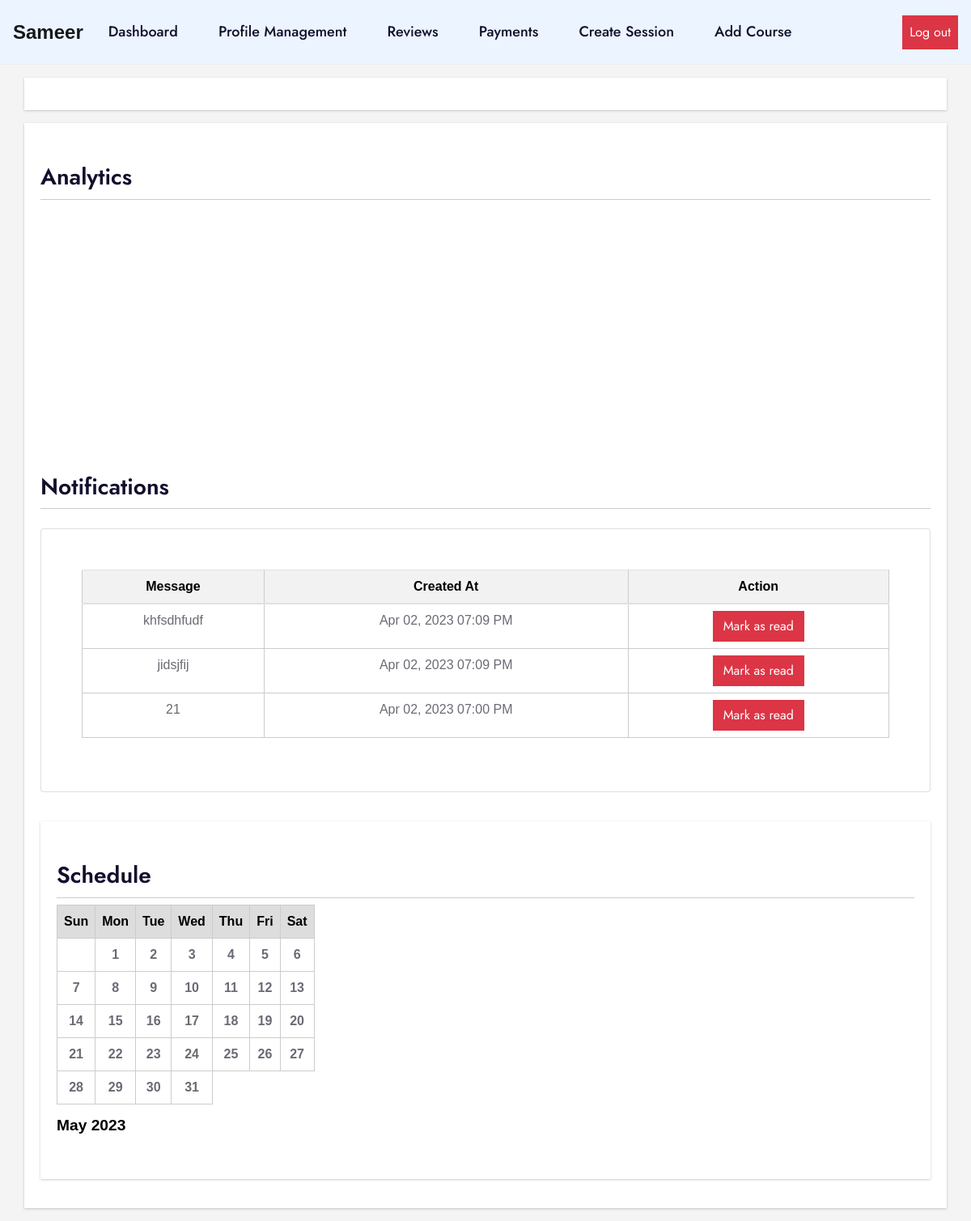
Before: /tutor/tutor_dashboard.php (signed in) with the older database file.
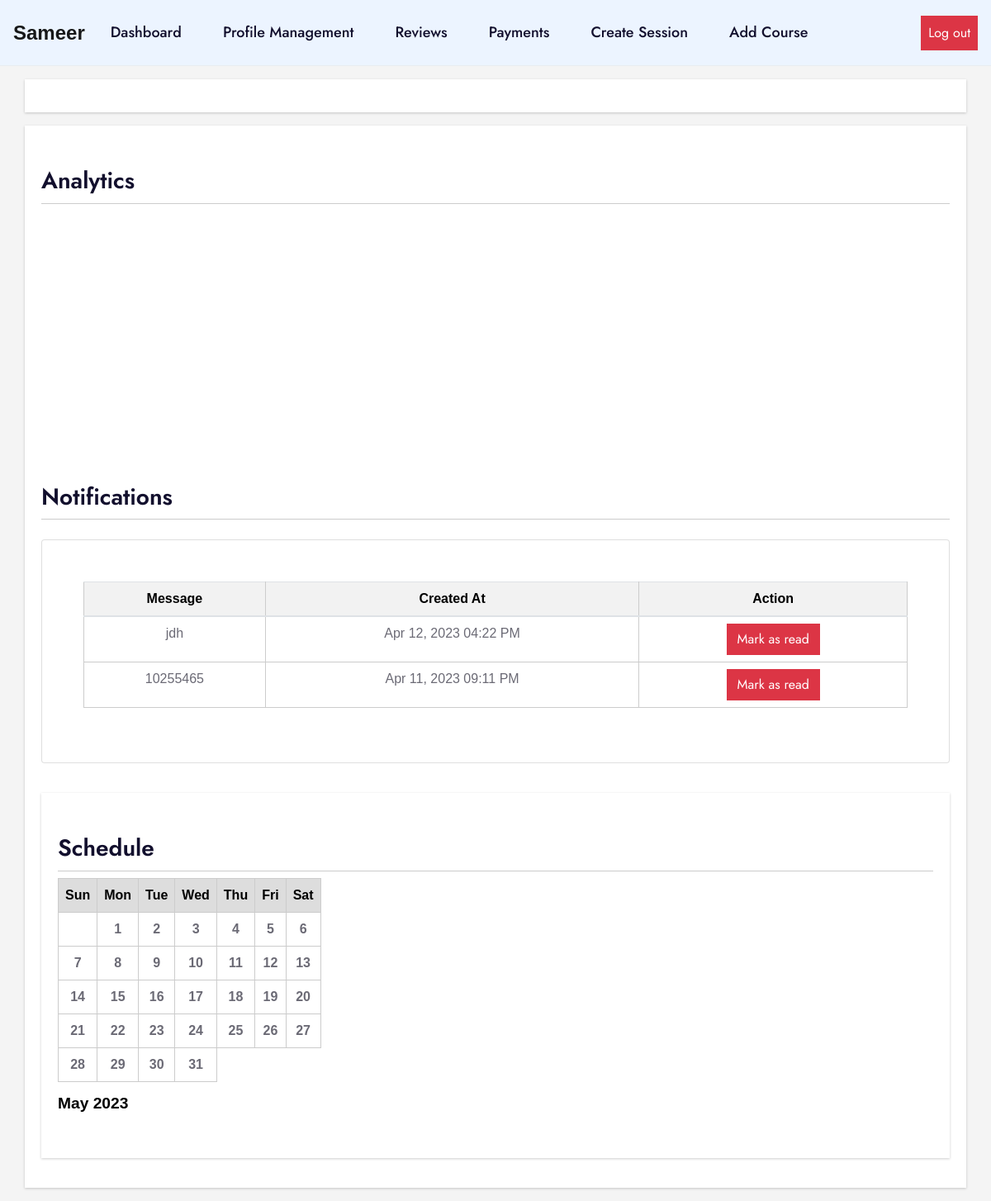
After: the same page with the newer database file.
### tables this page shows
CREATE TABLE `notifications` (
  `id` int(11) NOT NULL,
  `user_id` int(11) NOT NULL,
  `message` text NOT NULL,
  `created_at` timestamp NOT NULL DEFAULT current_timestamp(),
  `is_read` tinyint(1) NOT NULL
);

### tutor/tutor_dashboard.php (the view, shortened to what this page needs)
<?php
include('../dbcon.php');
?>
<!DOCTYPE html>
<html lang="en">
  <head>
  </head>
  <body>
    <?php include('./t_head.php'); ?>
    <?php include('./t_header.php'); ?>
    <div class="container my-3">
</div>
<div class="container my-3">
        <h3>Analytics</h3>
        <div id="piechart" style="width: 500px; height: 300px;"></div>
      <h3>Notifications</h3>
        <?php
    $user_id = 2;
    $sql = "SELECT * FROM notifications WHERE user_id = $user_id ORDER BY created_at DESC";
    $result = mysqli_query($con, $sql);
    ?>
    <div class="row">
      <div class="col-sm">
      <div class="card mt-3">
  <div class="card-body">
    <?php if(mysqli_num_rows($result) > 0): ?>
      <table class="table">
        <thead>
          <tr>
            <th style='color:black; font-weight:bold;'>Message</th>
            <th style='color:black; font-weight:bold;'>Created At</th>
            <th style='color:black; font-weight:bold;'>Action</th>
          </tr>
        </thead>
        <tbody>
          <?php while($row = mysqli_fetch_assoc($result)): ?>
            <tr>
              <td><?php echo $row['message']; ?></td>
              <td><?php echo date('M d, Y h:i A', strtotime($row['created_at'])); ?></td>
              <td><button class="btn btn-danger mark-as-read" data-id="<?php echo $row['id']; ?>">Mark as read</button></td>
            </tr>
          <?php endwhile; ?>
        </tbody>
      </table>
    <?php endif; ?>
  </div>
</div>
      </div>
    </div>
<div class="container my-3">
<h3>Schedule</h3>
    <div class="row">
      <div class="col-sm">
      <?php include('calender.php');?>
      </div>
    </div>
    </div>
</div>
</body>
</html>

### tutor/calender.php (shortened to what this page needs)
<head>
</head>
<?php
if (isset($_GET['month'])) {
    $month = $_GET['month'];
} else {
    $month = date('n');
}
if (isset($_GET['year'])) {
    $year = $_GET['year'];
} else {
    $year = date('Y');
}
$numDays = cal_days_in_month(CAL_GREGORIAN, $month, $year);
$monthName = date('F', mktime(0, 0, 0, $month, 1, $year));
$firstDay = date('N', mktime(0, 0, 0, $month, 1, $year));
if ($firstDay == 7) {
    $blankCells = 0;
} else {
    $blankCells = $firstDay;
}
echo "<table>";
echo "<caption style='color:black;'>$monthName $year</caption>";
echo "<tr>";
echo "<th style='color:black; font-weight:bold;'>Sun</th>";
echo "<th style='color:black; font-weight:bold;'>Mon</th>";
echo "<th style='color:black; font-weight:bold;'>Tue</th>";
echo "<th style='color:black; font-weight:bold;'>Wed</th>";
echo "<th style='color:black; font-weight:bold;'>Thu</th>";
echo "<th style='color:black; font-weight:bold;'>Fri</th>";
echo "<th style='color:black; font-weight:bold;'>Sat</th>";
echo "</tr>";
$dayCount = 1;
while ($dayCount <= $numDays) {
    echo "<tr>";
    for ($i = 1; $i <= 7; $i++) {
        if ($blankCells > 0) {
            echo "<td>&nbsp;</td>";
            $blankCells--;
        } else {
            echo "<td>";
            echo "<span style='font-weight: bold;'>$dayCount</span>";
            echo "</td>";
            $dayCount++;
        }
        if ($dayCount > $numDays) {
            break;
        }
    }
    echo "</tr>";
    if ($dayCount <= $numDays) {
        echo '<tr>';
    }
}
echo '</tbody></table>';
?>

Changed rows visible on the page:
removed notifications: message "khfsdhfudf", created_at "Apr 02, 2023 07:09 PM"
removed notifications: message "jidsjfij", created_at "Apr 02, 2023 07:09 PM"
removed notifications: message "21", created_at "Apr 02, 2023 07:00 PM"
added notifications: message "jdh", created_at "Apr 12, 2023 04:22 PM"
added notifications: message "10255465", created_at "Apr 11, 2023 09:11 PM"
